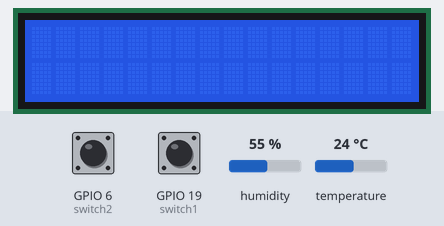
A program run on a simulated Raspberry Pi (BCM pin numbers). Shown: 16×2 character LCD. Inputs (shaded band) come from the test bench; at power-on: GPIO 6 (switch2) HIGH, GPIO 19 (switch1) HIGH, humidity 55 %, temperature 24 °C. Sending an e-mail succeeds after 1 s; speech is not drawn; the words are listed on the console; what the program prints to the terminal is not drawn.

Above: at 1.5 s.
1.6 s: GPIO 6 (switch2) pulled LOW for 0.15 s
At 1.72 s:
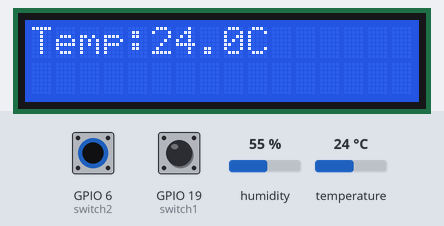
At 2.4 s:
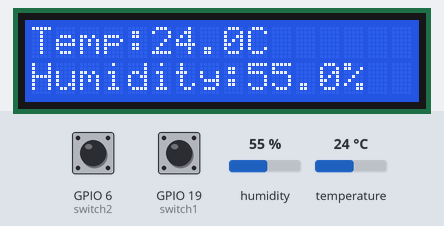
3.2 s: GPIO 19 (switch1) pulled LOW for 0.15 s
Timing chart, 0 to 6.2 s (numbered marks = the images above; inputs shaded):
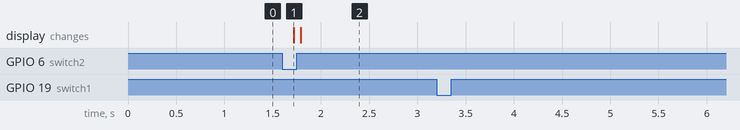

The program:

Kieran_Dalli_4.1F.py
```python
# Importing necessary libraries
import smtplib, ssl
import RPi.GPIO as GPIO
import dht11
import time
import datetime
import drivers
from time import sleep
import os

# Load the driver and set it to "display"
# If you use something from the driver library use the "display." prefix first
display = drivers.Lcd()

#removing the unecessary warnings that still allow the code to work.
GPIO.setwarnings(False)
#setting the GPIO as BCM
GPIO.setmode(GPIO.BCM)

#adding variables
instance = dht11.DHT11(pin=17)
resistorPin = 4

yellowLCD = 26
switch1 = 19
redLCD = 13
switch2 = 6

# setting up the led's so on startup they are turned off and setting the switches in a pull up down state.
GPIO.setup(redLCD, GPIO.OUT, initial = False) #makes the pin into an output
GPIO.setup(switch1, GPIO.IN, pull_up_down = GPIO.PUD_UP)
GPIO.setup(yellowLCD, GPIO.OUT, initial = False) #makes the pin into an output
GPIO.setup(switch2, GPIO.IN, pull_up_down = GPIO.PUD_UP)

# setting up the emails and port
smtp_server = "smtp.gmail.com"
port = 587  # For starttls
sender_email = "weathersystemrecieve@gmail.com"
receiver_email = "kierandalli@gmail.com"


#reading the dht11
result = instance.read()
if result.is_valid():
        TempHumid = ("Temperature: %d Celsius" % result.temperature +' '+"Humidity: %d %%"  % result.humidity)
        Temp = ("Temperature: %d Celsius" % result.temperature)
        Humid = ("Humidity: %d %%"  % result.humidity)

#adding the message and subject
message = """\
Subject: Weather report

""" + TempHumid

#password for sender email
password = "DHT11TEST" # enter password here of sender

# Send email here

# Create a secure SSL context
context = ssl.create_default_context()
# This will load the system’s trusted CA certificates,
# enable host name checking and certificate validation,
# and try to choose reasonably secure protocol and cipher settings.

# Try to log in to server and send email

#this function is for sending the email
def sendEmail():
        GPIO.output(redLCD,False) #turns off red led
        GPIO.output(yellowLCD,True) #turns on yellow led
        time.sleep(3)
        GPIO.output(yellowLCD,False) #turns off yellow led


        print(message) # prints the message
        server = smtplib.SMTP(smtp_server,port) # connects to the port
        server.ehlo() # Can be omitted
        server.starttls(context=context) # Secure the connection
        server.ehlo() # Can be omitted
        server.login(sender_email, password) # logs into the email
        server.sendmail(sender_email, receiver_email, message)# sends the email
        os.system("espeak ' " + "Email sent" + "'")


#this function is for reading the temp
def readTempHumid():
    #read the dht11
    result = instance.read()
    if result.is_valid():
        GPIO.output(redLCD,True)#turns on red led
        display.lcd_display_string("Temp:%-3.1fC       " % result.temperature, 1) # Write line of text to first line of display
        display.lcd_display_string("Humidity:%-3.1f%%  " % result.humidity, 2)  # Write line of text to second line of display
        os.system("espeak ' " + Temp + "'")
        time.sleep(0.3)
        os.system("espeak ' " + Humid + "'")
#this function is here to clean up the gpio
def destroy():
    """this function will reset all the GPIO used for this project """
    print("Cleaning up...") #will print "Cleaning up..."
    GPIO.cleanup()

#will execute the functions
try:
    #checks for button input and calls functions when pressed
    while True:
        if GPIO.input(switch1) == False:
            print("switch 1 - pressed")
            # call light sensor function
            sendEmail()
        if GPIO.input(switch2) == False:
            print("switch 2 - pressed")
            # call DHT function
            readTempHumid()
            sleep(0.2)

except KeyboardInterrupt: #checks if "ctrl + c" is entered
    print("program stopped") #prints "program stopped"
    display.lcd_clear()
    destroy() #calls destroy function
```

Measured:
- after the input at 1.6 s, the display: changes after 0.12 s (image 1)
- after the input at 3.2 s, every drawn part: stays the same
